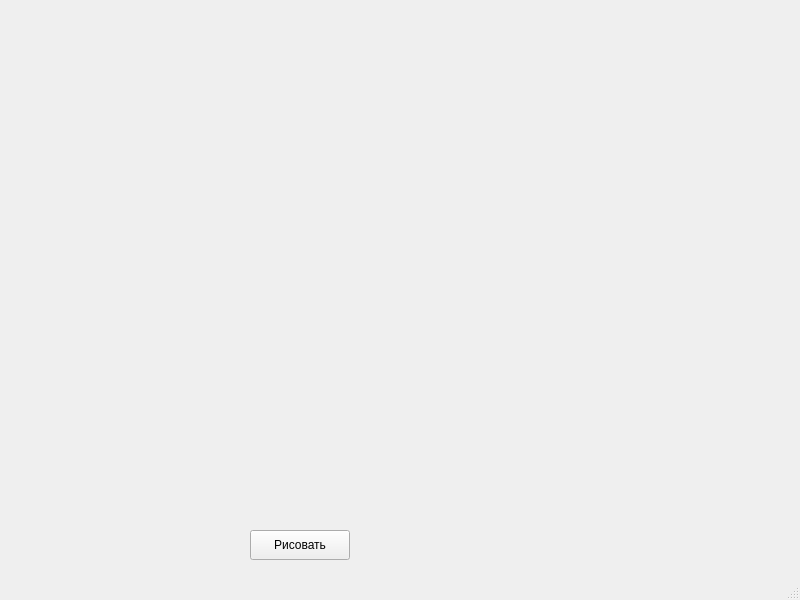
<?xml version="1.0" encoding="UTF-8"?>
<ui version="4.0">
 <class>MainWindow</class>
 <widget class="QMainWindow" name="MainWindow">
  <property name="geometry">
   <rect>
    <x>0</x>
    <y>0</y>
    <width>800</width>
    <height>600</height>
   </rect>
  </property>
  <property name="windowTitle">
   <string>MainWindow</string>
  </property>
  <widget class="QWidget" name="centralwidget">
   <widget class="QPushButton" name="pushButton">
    <property name="geometry">
     <rect>
      <x>250</x>
      <y>530</y>
      <width>100</width>
      <height>30</height>
     </rect>
    </property>
    <property name="text">
     <string>Рисовать</string>
    </property>
   </widget>
  </widget>
  <widget class="QMenuBar" name="menubar">
   <property name="geometry">
    <rect>
     <x>0</x>
     <y>0</y>
     <width>800</width>
     <height>22</height>
    </rect>
   </property>
  </widget>
  <widget class="QStatusBar" name="statusbar"/>
 </widget>
 <resources/>
 <connections/>
</ui>
